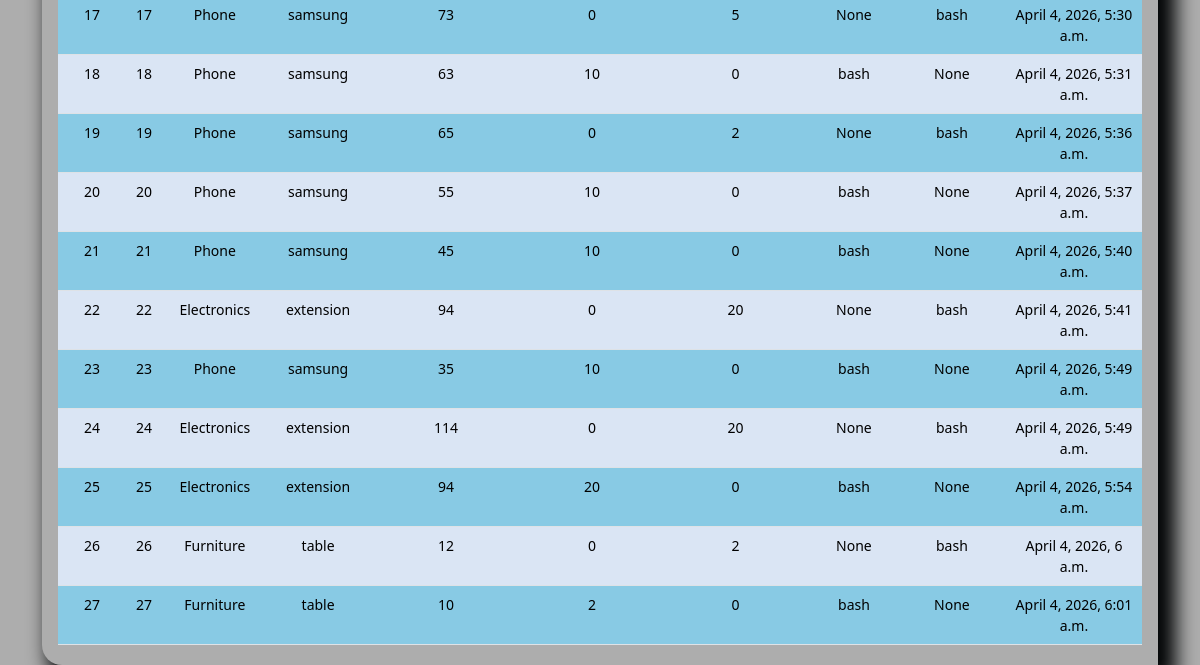
/list_history/ (signed in, lower part), run on an earlier commit of the app's database.
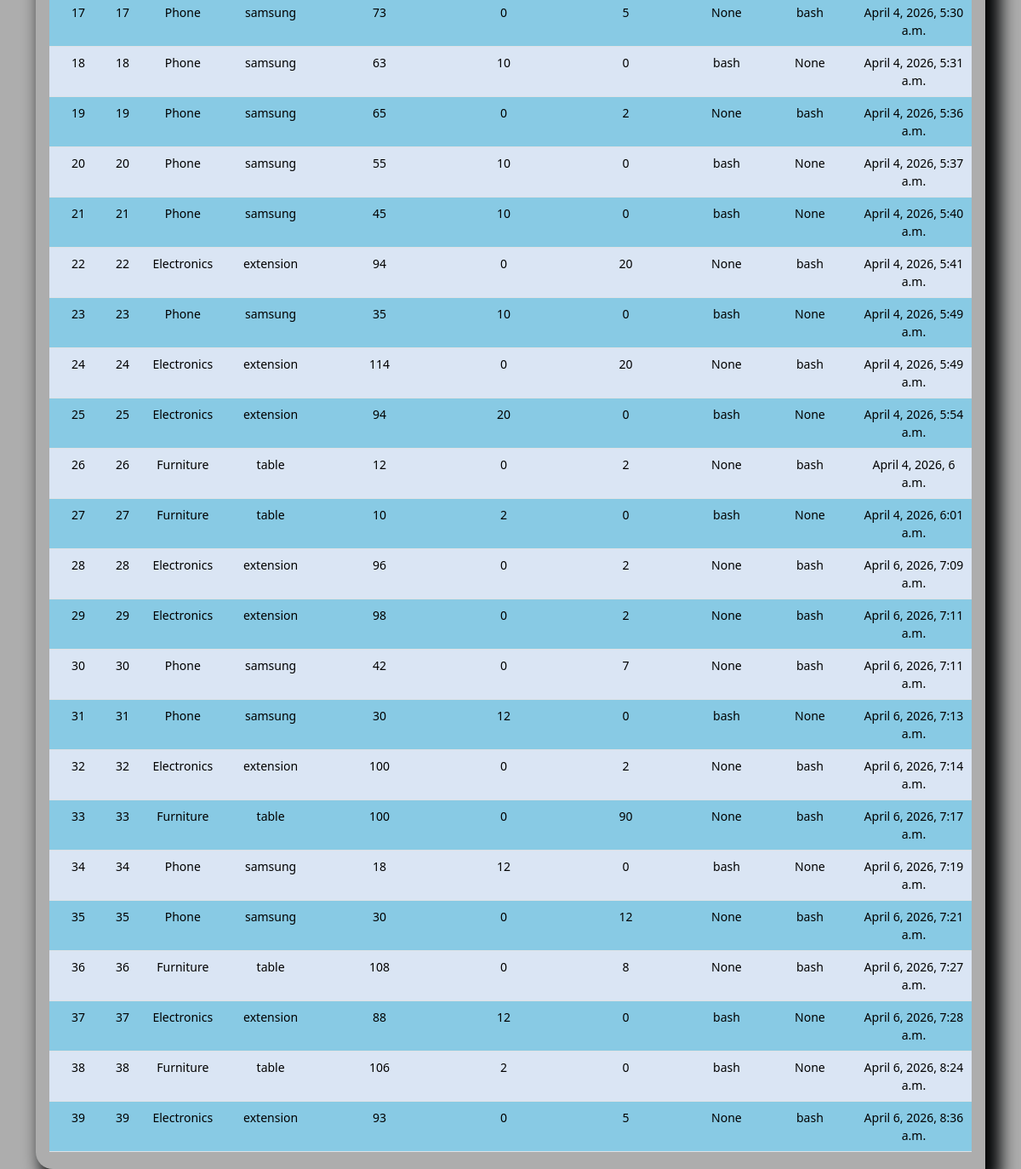
And on a later commit of the database.
### stockapp/models.py (models this page shows, shortened)
class StockHistory(models.Model):
    category = models.ForeignKey(Category, on_delete=models.CASCADE)
    item_name = models.CharField(max_length=100, blank=True, null=True)
    quantity = models.IntegerField(default=0, blank=True, null=True)
    received_quantity= models.IntegerField(default=0, blank=True, null=True)
    received_by = models.CharField(max_length=100, blank=True, null=True)
    issued_quantity = models.IntegerField(default=0, blank=True, null=True)
    issued_by = models.CharField(max_length=100, blank=True, null=True)
    issue_to = models.CharField(max_length=100, blank=True, null=True)
    last_updated = models.DateTimeField(auto_now_add=False, auto_now=True)
    timestamp = models.DateTimeField(auto_now_add=True, auto_now=False)
    class Meta:
        db_table = 'StockHistory'

class Category(models.Model):
    name = models.CharField(max_length=100,blank=True,null=True)
    def __str__(self):
        return self.name

### stockapp/views.py (the view, shortened to what this page needs)
# urls.py: path('list_history/', views.list_history, name='list_history')
@login_required
def list_history(request):
    header = 'List of Stock History'
    queryset = StockHistory.objects.all()
    form = StockSearchForm(request.POST or None)
    context = {
                "form":form,
                "header":header,
                "queryset":queryset
            }
    return render(request, 'list_history.html', context)

### stockapp/templates/list_history.html (shortened to what this page needs)
{% extends 'navbar.html' %}
{% load crispy_forms_tags %}
{% load static %}
{% block content %}
<div class="display_table">
<table class="table">
    {% for instance in queryset %}
    <tr>
        <td>{{forloop.counter}}</td>
        <td>{{instance.id}}</td>
        <td>{{instance.category}}</td>
        <td>{{instance.item_name}}</td>
        <td>{{instance.quantity}}</td>
        <td>{{instance.issued_quantity}}</td>
        <td>{{instance.received_quantity}}</td>
        <td>{{instance.issued_by}}</td>
        <td>{{instance.received_by}}</td>
        <td>{{instance.last_updated}}</td>
    </tr>
    {% endfor %}
</table>
</div>
{% endblock content%}

What changed in the data, as far as the page shows it:
added StockHistory: id "28", category "Electronics", item_name "extension", quantity "96", issued_quantity "0", received_quantity "2", issued_by "None", received_by "bash", last_updated "April 6, 2026, 7:09 a.m."
added StockHistory: id "29", category "Electronics", item_name "extension", quantity "98", issued_quantity "0", received_quantity "2", issued_by "None", received_by "bash", last_updated "April 6, 2026, 7:11 a.m."
added StockHistory: id "30", category "Phone", item_name "samsung", quantity "42", issued_quantity "0", received_quantity "7", issued_by "None", received_by "bash", last_updated "April 6, 2026, 7:11 a.m."
added StockHistory: id "31", category "Phone", item_name "samsung", quantity "30", issued_quantity "12", received_quantity "0", issued_by "bash", received_by "None", last_updated "April 6, 2026, 7:13 a.m."
added StockHistory: id "32", category "Electronics", item_name "extension", quantity "100", issued_quantity "0", received_quantity "2", issued_by "None", received_by "bash", last_updated "April 6, 2026, 7:14 a.m."
added StockHistory: id "33", category "Furniture", item_name "table", quantity "100", issued_quantity "0", received_quantity "90", issued_by "None", received_by "bash", last_updated "April 6, 2026, 7:17 a.m."
added StockHistory: id "34", category "Phone", item_name "samsung", quantity "18", issued_quantity "12", received_quantity "0", issued_by "bash", received_by "None", last_updated "April 6, 2026, 7:19 a.m."
added StockHistory: id "35", category "Phone", item_name "samsung", quantity "30", issued_quantity "0", received_quantity "12", issued_by "None", received_by "bash", last_updated "April 6, 2026, 7:21 a.m."
added StockHistory: id "36", category "Furniture", item_name "table", quantity "108", issued_quantity "0", received_quantity "8", issued_by "None", received_by "bash", last_updated "April 6, 2026, 7:27 a.m."
added StockHistory: id "37", category "Electronics", item_name "extension", quantity "88", issued_quantity "12", received_quantity "0", issued_by "bash", received_by "None", last_updated "April 6, 2026, 7:28 a.m."
added StockHistory: id "38", category "Furniture", item_name "table", quantity "106", issued_quantity "2", received_quantity "0", issued_by "bash", received_by "None", last_updated "April 6, 2026, 8:24 a.m."
added StockHistory: id "39", category "Electronics", item_name "extension", quantity "93", issued_quantity "0", received_quantity "5", issued_by "None", received_by "bash", last_updated "April 6, 2026, 8:36 a.m."
